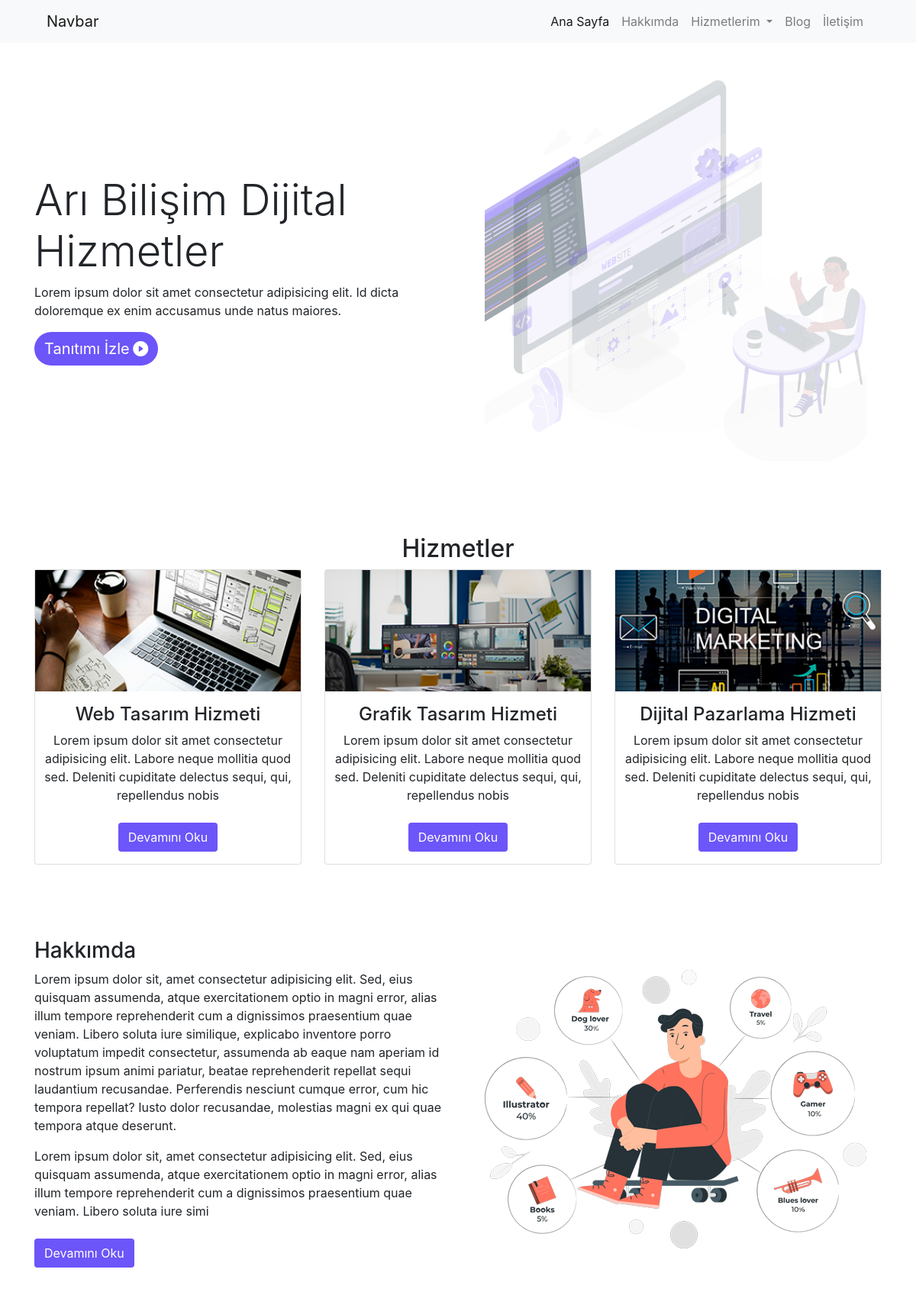
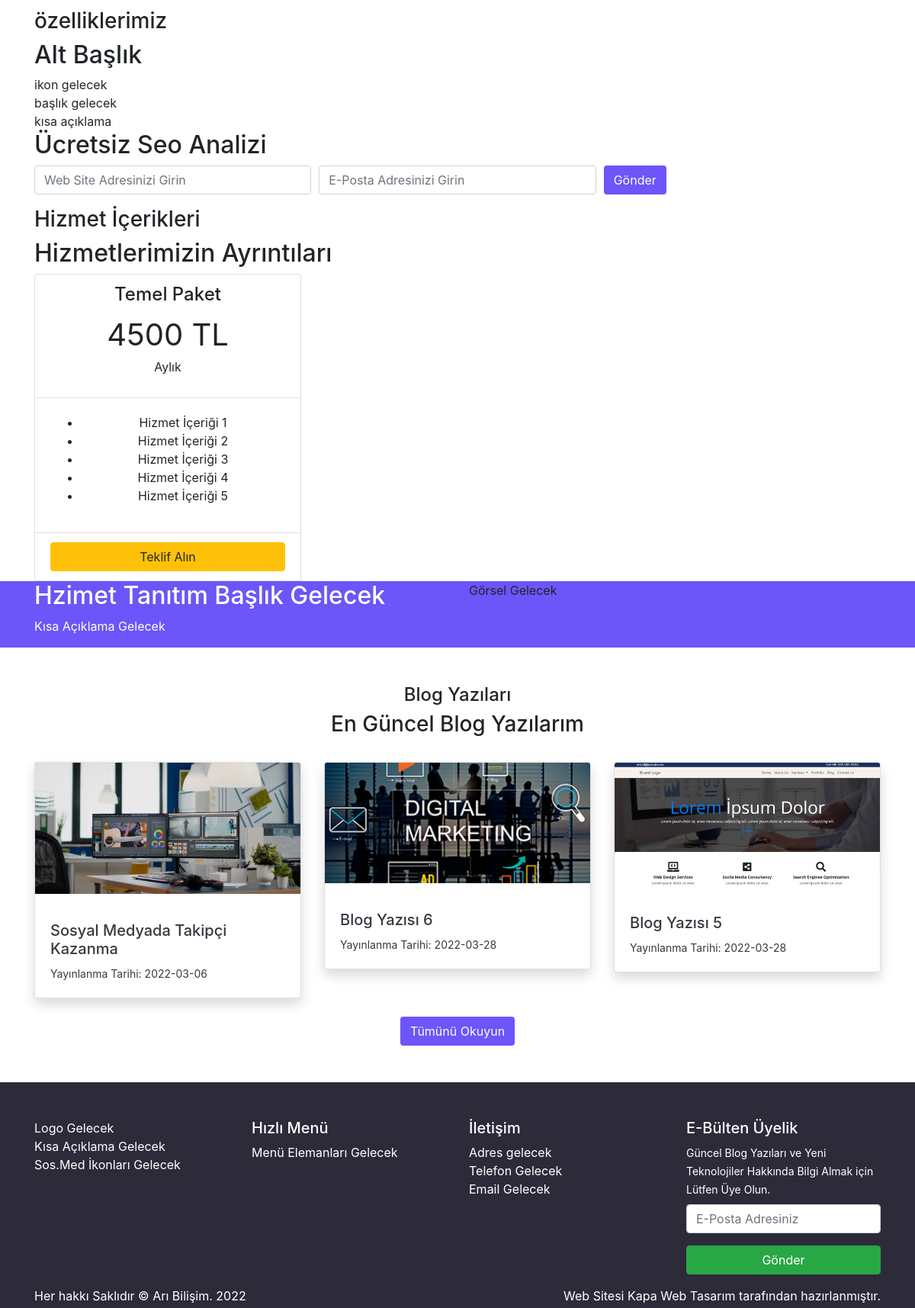
The page / on the database its author committed (2 pictures, top to bottom).
### tables this page shows
CREATE TABLE IF NOT EXISTS `anabanner` (
  `id` int(11) NOT NULL AUTO_INCREMENT,
  `baslik` varchar(150) NOT NULL,
  `aciklama` varchar(300) NOT NULL,
  `link` varchar(500) NOT NULL,
  `foto` varchar(150) NOT NULL,
  PRIMARY KEY (`id`)
);

CREATE TABLE IF NOT EXISTS `sayfalar` (
  `id` int(11) NOT NULL AUTO_INCREMENT,
  `baslik` varchar(100) NOT NULL,
  `icerik` text NOT NULL,
  `meta` varchar(160) NOT NULL,
  `foto` varchar(50) NOT NULL,
  `fotoalt` varchar(90) NOT NULL,
  `seotitle` varchar(70) NOT NULL,
  `durum` varchar(10) NOT NULL,
  `sayfaturu` varchar(10) NOT NULL,
  `tarih` varchar(10) NOT NULL,
  PRIMARY KEY (`id`)
);

CREATE TABLE IF NOT EXISTS `yazilar` (
  `id` int(11) NOT NULL AUTO_INCREMENT,
  `baslik` varchar(100) NOT NULL,
  `icerik` text NOT NULL,
  `meta` varchar(160) NOT NULL,
  `foto` varchar(150) NOT NULL,
  `fotoalt` varchar(100) NOT NULL,
  `kategori` varchar(25) NOT NULL,
  `tarih` varchar(11) NOT NULL,
  `durum` varchar(15) NOT NULL,
  PRIMARY KEY (`id`)
);

CREATE TABLE IF NOT EXISTS `ayarlar` (
  `id` int(11) NOT NULL AUTO_INCREMENT,
  `adres` varchar(100) NOT NULL,
  `telefon` varchar(15) NOT NULL,
  `email` varchar(100) NOT NULL,
  `harita` text NOT NULL,
  `tanitim` text NOT NULL,
  `logo` varchar(100) NOT NULL,
  `blogbanner` varchar(100) NOT NULL,
  `iletisimbanner` varchar(100) NOT NULL,
  `facebook` varchar(50) NOT NULL,
  `instagram` varchar(50) NOT NULL,
  `twitter` varchar(50) NOT NULL,
  `whatsapp` varchar(100) NOT NULL,
  `analitik` text NOT NULL,
  `konsol` text NOT NULL,
  `piksel` text NOT NULL,
  `copy` varchar(60) NOT NULL,
  PRIMARY KEY (`id`)
);

### index.php (the view, shortened to what this page needs)
<?php
require_once('header.php');
$sorgu_anabanner = $db->prepare('select * from anabanner order by id desc limit 1');
$sorgu_anabanner->execute();
$satir_anabanner = $sorgu_anabanner->fetch();
?>
<section id="anaBanner" class="py-5">
    <div class="container">
        <div class="row">
            <div class="col-md-6 my-auto">
                <h1 class="display-4"><?php echo $satir_anabanner['baslik']; ?></h1>
                <?php echo $satir_anabanner['aciklama']; ?>
                <button type="button" class="btn btn-mor" data-toggle="modal" data-target="#exampleModal">
                    <span style="font-size:20px;">Tanıtımı İzle</span> <i class="bi bi-play-circle-fill" style="font-size:20px;"></i>
                </button>
            </div>
            <div class="col-md-6 text-center">
                <img src="<?php echo substr($satir_anabanner['foto'], 3); ?>" alt="" class="img-fluid">
            </div>
        </div>
    </div>
</section>
<section id="anaHizmetler" class="py-5">
    <div class="container">
        <div class="row">
            <div class="col-12 text-center">
                <h2>Hizmetler</h2>
            </div>
        </div>
        <div class="row">
            <?php
            $sorgu_hizmetler = $db->prepare('select * from sayfalar where sayfaturu = "Alt Sayfa" order by baslik desc');
            $sorgu_hizmetler->execute();
            if ($sorgu_hizmetler->rowCount()) {
                foreach ($sorgu_hizmetler as $satir_hizmetler) {
            ?>
                    <div class="col-md-4">
                        <div class="card text-center">
                            <img src="<?php echo substr($satir_hizmetler['foto'], 3); ?>" class="img-fluid">
                            <h2 style="font-size:24px;" class="mt-3"><?php echo $satir_hizmetler['baslik']; ?></h2>
                            <?php echo substr($satir_hizmetler['icerik'], 0, 150); ?>
                            <br><a href="samplepage.php?id=<?php echo $satir_hizmetler['id']; ?>"><button class="btn btn-mor mt-4">Devamını Oku</button></a>
                        </div>
                    </div>
            <?php
                }
            }
            ?>
        </div>
    </div>
</section>
<?php
$sorgu_hakkimda = $db->prepare('select * from sayfalar where baslik="Hakkımda"');
$sorgu_hakkimda->execute();
$satir_hakkimda = $sorgu_hakkimda->fetch();
?>
<section id="anaHakkimda" class="py-5">
    <div class="container">
        <div class="row">
            <div class="col-md-6">
                <h3><?php echo $satir_hakkimda['baslik']; ?></h3>
                <?php echo substr($satir_hakkimda['icerik'], 0, 800); ?>
                <br><a href="hakkimda.php"><button class="btn btn-mor mt-4">Devamını Oku</button></a>
            </div>
            <div class="col-md-6 text-center my-auto">
                <img src="img/hakkimda.png" alt="Hakkımda" class="img-fluid">
            </div>
        </div>
    </div>
</section>
<div id="anaOzellikler">
    <div class="container">
        <div class="row">
            <div class="col-12">
                <h3>özelliklerimiz</h3>
                <h2>Alt Başlık</h2>
            </div>
        </div>
        <div class="row">
            <div class="col-md-4">
                ikon gelecek <br>
                başlık gelecek <br>
                kısa açıklama
            </div>
        </div>
    </div>
</div>
<section id="anaSeobasvuru">
    <div class="container">
        <div class="row">
            <div class="col-12">
                <h2>Ücretsiz Seo Analizi</h2>
            </div>
        </div>
        <form method="post" class="form-row">
            <div class="col-md-4">
                <div class="form-group">
                    <input type="text" name="web" placeholder="Web Site Adresinizi Girin" class="form-control">
                </div>
            </div>
            <div class="col-md-4">
                <div class="form-group">
                    <input type="email" name="email" placeholder="E-Posta Adresinizi Girin" class="form-control">
                </div>
            </div>
            <div class="col-md-4">
                <button type="submit" class="btn btn-mor">Gönder</button>
            </div>
        </form>
    </div>
</section>
<section id="princing">
    <div class="container">
        <div class="row">
            <div class="col-12">
                <h3>Hizmet İçerikleri</h3>
                <h2>Hizmetlerimizin Ayrıntıları</h2>
            </div>
        </div>
        <div class="row">
            <div class="col-md-4">
                <div class="card">
                    <div class="card-header text-center bg-transparent">
                        <h4>Temel Paket</h4>
                        <span style="font-size:40px;">4500 TL</span>
                        <p>Aylık</p>
                    </div>
                    <div class="card-body text-center">
                        <ul>
                            <li>Hizmet İçeriği 1</li>
                            <li>Hizmet İçeriği 2</li>
                            <li>Hizmet İçeriği 3</li>
                            <li>Hizmet İçeriği 4</li>
                            <li>Hizmet İçeriği 5</li>
                        </ul>
                    </div>
                    <div class="card-footer bg-transparent">
                        <a href="iletisim.php" class="btn btn-warning w-100">Teklif Alın</a>
                    </div>
                </div>
            </div>
        </div>
    </div>
</section>
<section id="hizmetTanitim" class="bg-mor">
    <div class="container">
        <div class="row">
            <div class="col-md-6 text-white">
                <h2>Hzimet Tanıtım Başlık Gelecek</h2>
                <p>Kısa Açıklama Gelecek</p>
            </div>
            <div class="col-md-6">
                Görsel Gelecek
            </div>
        </div>
    </div>
</section>
<section id="blogOzet" class="py-5">
    <div class="container">
        <div class="row">
            <div class="col-12 text-center">
                <h4>Blog Yazıları</h4>
                <h3>En Güncel Blog Yazılarım</h3>
            </div>
        </div>
        <div class="row my-4">
            <?php
            $sorgu_blog = $db->prepare('select * from yazilar order by id desc limit 3');
            $sorgu_blog->execute();
            if ($sorgu_blog->rowCount()) {
                foreach ($sorgu_blog as $satir_blog) {
            ?>
                    <div class="col-md-4">
                        <a href="sample.php?id=<?php echo $satir_blog['id']; ?>" class="text-decoration-none text-dark">
                            <div class="card shadow">
                                <img src="<?php echo substr($satir_blog['foto'], 3); ?>" alt="<?php echo $satir_blog['fotoalt']; ?>" class="card-img-top mb-3">
                                <div class="card-body">
                                    <h3 style="font-size: 20px;"><?php echo $satir_blog['baslik']; ?></h3>
                                    <small class="mb-3">Yayınlanma Tarihi: <?php echo $satir_blog['tarih']; ?></small>
                                </div>
                            </div>
                        </a>
                    </div>
            <?php
                }
            }
            ?>
        </div>
        <div class="row">
            <div class="col-12 text-center">
                <a href="blog.php" class="btn btn-mor">Tümünü Okuyun</a>
            </div>
        </div>
    </div>
</section>
<?php require_once('footer.php'); ?>

### footer.php (shortened to what this page needs)
<section id="footer" class="pt-5 pb-1 text-white">
    <div class="container">
        <div class="row">
            <div class="col-md-3">
                Logo Gelecek <br> Kısa Açıklama Gelecek <br> Sos.Med İkonları Gelecek
            </div>
            <div class="col-md-3">
                <h5>Hızlı Menü</h5>
                Menü Elemanları Gelecek
            </div>
            <div class="col-md-3">
                <h5>İletişim</h5>
                Adres gelecek <br> Telefon Gelecek <br> Email Gelecek
            </div>
            <div class="col-md-3">
                <h5>E-Bülten Üyelik</h5>
                <small>Güncel Blog Yazıları ve Yeni Teknolojiler Hakkında Bilgi Almak için Lütfen Üye Olun.</small>
                <form method="post" class="mt-2">
                    <div class="form-group">
                        <input type="email" name="email" class="form-control" placeholder="E-Posta Adresiniz">
                    </div>
                    <div class="form-group">
                        <input type="submit" value="Gönder" class="btn btn-success w-100">
                    </div>
                </form>
            </div>
        </div>
        <div class="row">
            <div class="col-md-6">
                <?php
                $sorgu_bottom = $db->prepare('select * from ayarlar order by id desc limit 1');
                $sorgu_bottom->execute();
                $satir_bottom = $sorgu_bottom->fetch();
                echo $satir_bottom['copy'].' '.date('Y');
                ?>
            </div>
            <div class="col-md-6 text-right">
                Web Sitesi <a href="#">Kapa Web Tasarım</a> tarafından hazırlanmıştır.
            </div>
        </div>
    </div>
</section>
</body>
</html>

### css/style.css (style rules this page uses)
#footer { background-color: #2d2b3a; }
#footer a { color: #fff; }
.btn-mor { background-color: #6c55f9; color: #fff; }
.bg-mor { background-color: #6c55f9; }
#anaBanner button { border-radius: 150px; }

### rows shown on the page
anabanner: baslik "Arı Bilişim Dijital Hizmetler", aciklama "Lorem ipsum dolor sit amet consectetur adipisicing elit. Id dicta doloremque ex enim accusamus unde natus maiores.", foto (picture)
sayfalar: foto (picture), baslik "Web Tasarım Hizmeti", icerik "Lorem ipsum dolor sit amet consectetur adipisicing elit. Labore neque mollitia quod sed. Deleniti cupiditate delectus sequi, qui, repellendus nobis"
sayfalar: foto (picture), baslik "Grafik Tasarım Hizmeti", icerik "Lorem ipsum dolor sit amet consectetur adipisicing elit. Labore neque mollitia quod sed. Deleniti cupiditate delectus sequi, qui, repellendus nobis"
sayfalar: foto (picture), baslik "Dijital Pazarlama Hizmeti", icerik "Lorem ipsum dolor sit amet consectetur adipisicing elit. Labore neque mollitia quod sed. Deleniti cupiditate delectus sequi, qui, repellendus nobis"
sayfalar: baslik "Hakkımda", icerik "Lorem ipsum dolor sit, amet consectetur adipisicing elit. Sed, eius quisquam assumenda, atque exercitationem optio in magni error, alias illum tempore reprehenderit cum a dignissimos praesentium quae veniam. Libero soluta iure similique, explicabo inventore porro voluptatum impedit consectetur, assumenda ab eaque nam aperiam id nostrum ipsum animi pariatur, beatae reprehenderit repellat sequi laudantium recusandae. Perferendis nesciunt cumque error, cum hic tempora repellat? Iusto dolor recusandae, molestias magni ex qui quae tempora atque deserunt. Lorem ipsum dolor sit, amet consectetur adipisicing elit. Sed, eius quisquam assumenda, atque exercitationem optio in magni error, alias illum…"
yazilar: foto (picture), baslik "Sosyal Medyada Takipçi Kazanma", tarih "2022-03-06"
yazilar: foto (picture), baslik "Blog Yazısı 6", tarih "2022-03-28"
yazilar: foto (picture), baslik "Blog Yazısı 5", tarih "2022-03-28"
ayarlar: copy "Her hakkı Saklıdır © Arı Bilişim."
